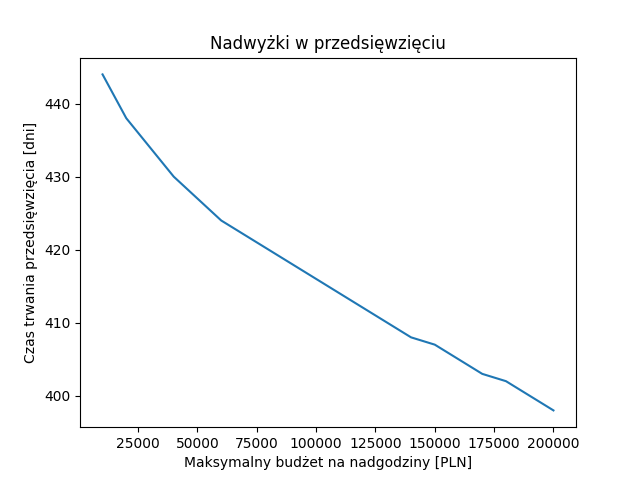

Generate this figure with Python:
import csv
from matplotlib import pyplot as plt

if __name__ == "__main__":
    with open("result.csv", "r") as f:
        reader = csv.reader(f, delimiter=";", )
        data = [tuple(int(x) for x in record) for record in reader][1:]

    data.sort()
    x = [record[0] for record in data]
    y = [record[1] for record in data]

    plt.plot(x, y)
    plt.title("Nadwyżki w przedsięwzięciu")
    plt.xlabel("Maksymalny budżet na nadgodziny [PLN]")
    plt.ylabel("Czas trwania przedsięwzięcia [dni]")

    plt.show()
